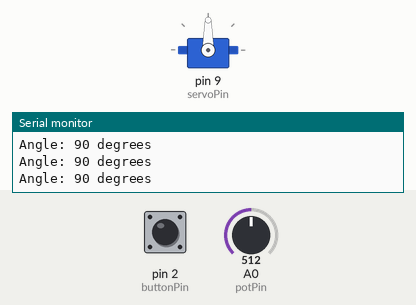
Recording of a sketch running on a simulated Arduino Uno, built with avr-gcc and run on an emulated ATmega328P. Shown: servo, the last lines printed to the serial monitor. The test bench sets the inputs (shaded band); at power-on: pin 2 (buttonPin) LOW, A0 (potPin) = 512.

Above: at 1.2 s.
1.3 s: pin 2 (buttonPin) pulled HIGH for 0.15 s
4.3 s: A0 (potPin) set to 306
6.5 s: A0 (potPin) set to 716
At 8.0 s:
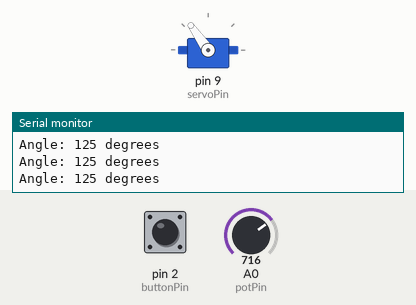
9.5 s: A0 (potPin) set to 1023
At 10.7 s:
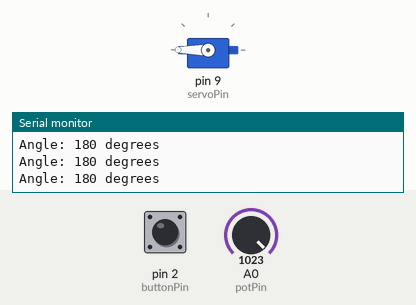
11.0 s: A0 (potPin) set to 0
At 12.3 s:
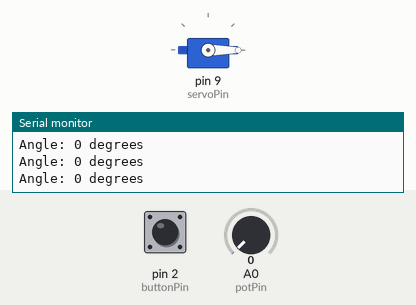
Timing chart, 0 to 13.5 s (numbered marks = the images above; inputs shaded):
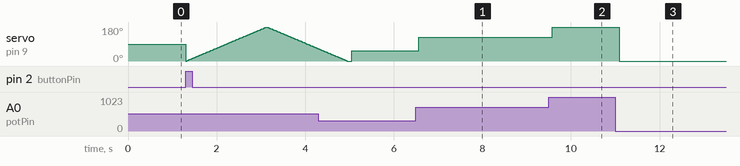

The sketch:

servo_control.ino
```cpp
#include <Servo.h>

Servo myServo;

const int potPin = A0;
const int buttonPin = 2;
const int servoPin = 9;

int angle;

void setup() {
  Serial.begin(9600);

  pinMode(buttonPin, INPUT);

  myServo.attach(servoPin);

  Serial.println("Servo Control Started");
}

void loop() {
  // Read potentiometer and move servo
  int potValue = analogRead(potPin);

  angle = map(potValue, 0, 1023, 0, 180);

  myServo.write(angle);

  Serial.print("Angle: ");
  Serial.print(angle);
  Serial.println(" degrees");

  // If button is pressed, do one full sweep
  if (digitalRead(buttonPin) == HIGH) {

    Serial.println("Button Pressed - Sweeping");

    // 0 to 180
    for (int i = 0; i <= 180; i++) {
      myServo.write(i);
      delay(10);
    }

    // 180 to 0
    for (int i = 180; i >= 0; i--) {
      myServo.write(i);
      delay(10);
    }
  }

  delay(100);
}
```

Measured:
- after the input at 6.5 s, servo on pin 9 (servoPin): 53° → 125° after 0.06 s
- after the input at 9.5 s, servo on pin 9 (servoPin): 125° → 180° after 0.08 s
- after the input at 11.0 s, servo on pin 9 (servoPin): 180° → 0° after 0.09 s
